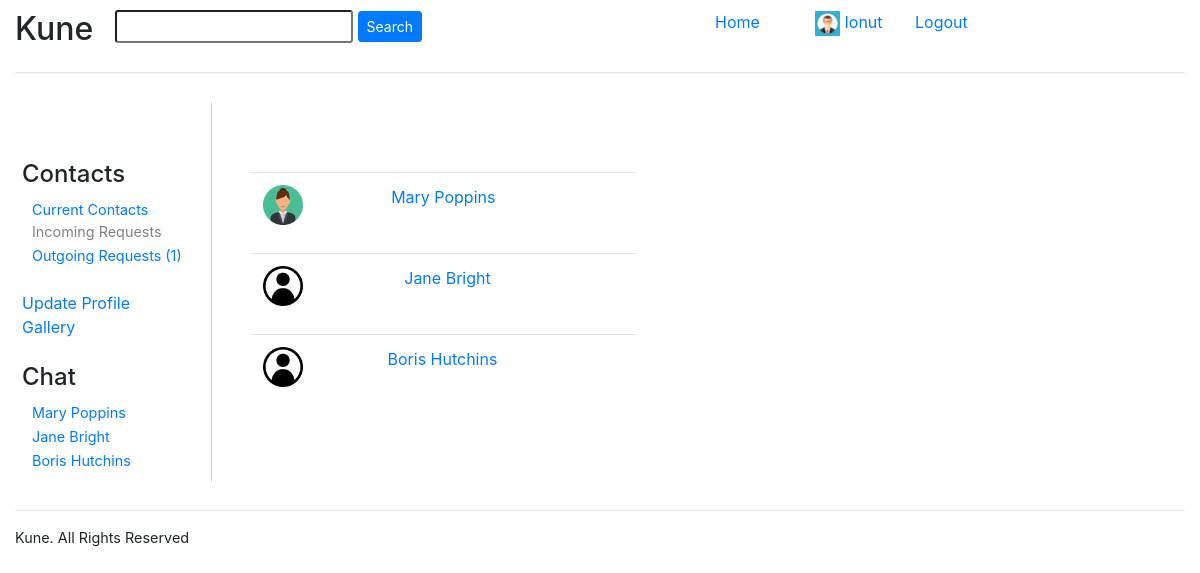
Screenshot of /current_contacts (signed in) with the database file from the repository.
### users/models.py (models this page shows)
class AppUser(AbstractUser):
    country = models.CharField(max_length = 100, null = False, blank = False)
    about_user = models.TextField(null = True, blank = True)
    contacts = models.ManyToManyField("AppUser", blank = True)
    photo = models.ImageField(upload_to='profile/', default='default/default_profile.png')
    def get_photo(self):
        if self.photo:
            print('media/profile/' + str(self.photo))
            return settings.MEDIA_URL + str(self.photo)
        return settings.MEDIA_URL + self._meta.get_field('photo').get_default()

### users/views.py (the view)
# urls.py: path('current_contacts', views.current_contacts, name = 'current_contacts'),
@login_required
def current_contacts(request):
    if request.method == 'GET':
        context = get_user_context(request.user, request.user.id)
        return render(request, 'search_results.html', {'results_list': context['contacts_list'],
                                                       'incoming_connections': context['incoming_connections'],
                                                       'outgoing_connections': context['outgoing_connections'],
                                                       'contacts': context['contacts_list']})
    else:
        return HttpResponse("Invalid request")

### users/views.py (called while the page is built)
def get_user_context(user, userid):
    user_instance = AppUser.objects.get(id=userid)
    serializer = AppUserSerializer(user_instance)
    contacts = serializer.data['contacts']
    contacts_list = []
    for result in contacts:
        contact = AppUser.objects.get(id=result)
        contacts_list.append(contact)
    incoming_connections = ConnectionRequest.objects.filter(Q(sent_to=user) & Q(status='pending')).count()
    outgoing_connections = ConnectionRequest.objects.filter(Q(initiated_by=user) & Q(status='pending')).count()
    return {'incoming_connections': incoming_connections,
            'outgoing_connections': outgoing_connections,
            'contacts_list': contacts_list}

### users/templates/search_results.html
{% extends "./base.html" %}
{% block content %}
<div style="min-height:70px"></div>
{% for result in results_list %}
    <table class="table" style="width:50%;align-items: inherit;">
        <tr>
            <td><img src="{{ result.get_photo }}" alt="user profile photo" width="40" height="40"></td>
            <td><a href="../get_profile/{{ result.id }}">{{ result.first_name}} {{ result.last_name }}</a></td>
        </tr>
    </table>
{% endfor %}
{% endblock %}

### users/templates/title.html
<div class="col-sm-1" id="top-brand-section" style="min-width: 100px">
    <h2 id="application_title">Kune</h2>
</div>
<div class="col-sm-4" id="top-search-section" style="min-width: 300px">
    {% if user.is_authenticated %}
    <form id="search_contacts" method="get" action = "{% url 'search' %}" enctype="text/plain"}>
        <input class="form-control-sm" type="search" name="search_text" style="vertical-align:middle;" />
        <input class="btn btn-primary btn-sm" type="submit" name="submit_search" value="Search" style="vertical-align:middle;"/>
    </form>
    {% endif %}
</div>
<div class="col-sm-2"></div>
<div class="col-sm-1" id="home">
    <a class="nav_link" href="/">Home&nbsp;</a>
</div>
<div class="col-sm-1" id="user">
    {% if user.is_authenticated %}
        <img src="{{ user.get_photo }}" alt="user profile photo" width="25" height="25">
        <a class="nav_link" href="../get_profile/{{user.id}}">{{ user.first_name }}</a>
    {% else %}
        <a class="nav_link" href="{% url 'register' %}">Register</a>
    {% endif %}
</div>
<div class="col-sm-1" id="login-logout">
    {% if user.is_authenticated %}
        <a class="nav_link" href="{% url 'logout' %}">Logout</a>
    {% else %}
        <a class="nav_link" href="{% url 'login' %}">Login</a>
    {% endif %}
</div>

### users/templates/left_section.html
{% if user.is_authenticated %}
    <br/><br/>
    <h4>Contacts</h4>
    <a href="{% url 'current_contacts' %}" style="padding:10px;font-size:0.9em">Current Contacts</a><br/>
    {% if incoming_connections > 0 %}
        <a href="{% url 'incoming_connection_requests' %}" style="padding:10px;font-size:0.9em">Incoming Requests ({{incoming_connections}})</a>
        <br/>
    {% else %}
        <p style="color:gray;margin:0;padding-left:10px;font-size:0.9em">Incoming Requests</p>
    {% endif %}
    {% if outgoing_connections > 0 %}
        <a href="{% url 'outgoing_connection_requests' %}" style="padding:10px;font-size:0.9em">Outgoing Requests ({{outgoing_connections}})</a>
    {% else %}
        <p style="color:gray;margin:0;padding-left:10px;font-size:0.9em">Outgoing Requests</p>
    {% endif %}
    <br/><br/>
    <a href="{% url 'update_profile' %}">Update Profile</a><br/>
    <a href="{% url 'gallery' %}">Gallery</a>
    <br/></br>
    <h4>Chat</h4>
    {% for contact in contacts %}
        {% if contact.id < user.id %}
            <a href="/chat/{{contact.id}}and{{user.id}}" style="padding:10px;font-size:0.9em;">{{ contact.first_name}} {{ contact.last_name }}</a><br/>
        {% else %}
            <a href="/chat/{{user.id}}and{{contact.id}}" style="padding:10px;font-size:0.9em;">{{ contact.first_name}} {{ contact.last_name }}</a><br/>
        {% endif %}
    {% endfor %}
{% else %}
    <br/><br/><br/><br/><br/><br/>
    <p style="text-align:right">What if there was a different wait to spend your time on social media?</p>
{% endif %}

### rows the page displays
AppUser: get_photo (picture), first_name "Ionut"
AppUser: first_name "Mary", last_name "Poppins", get_photo (picture)
AppUser: first_name "Jane", last_name "Bright", get_photo (placeholder picture)
AppUser: first_name "Boris", last_name "Hutchins", get_photo (placeholder picture)

### other values shown
{{ outgoing_connections }} "1"
